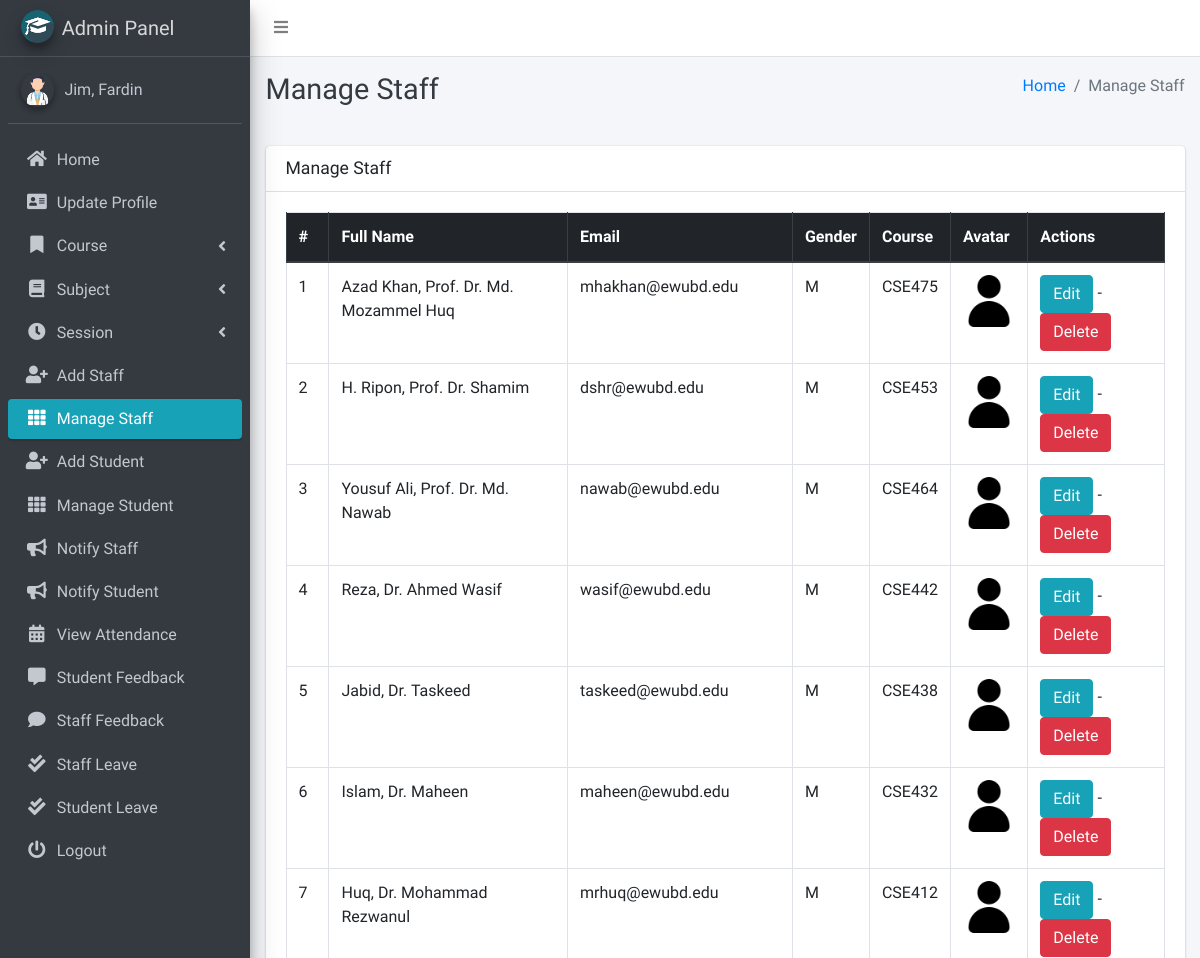
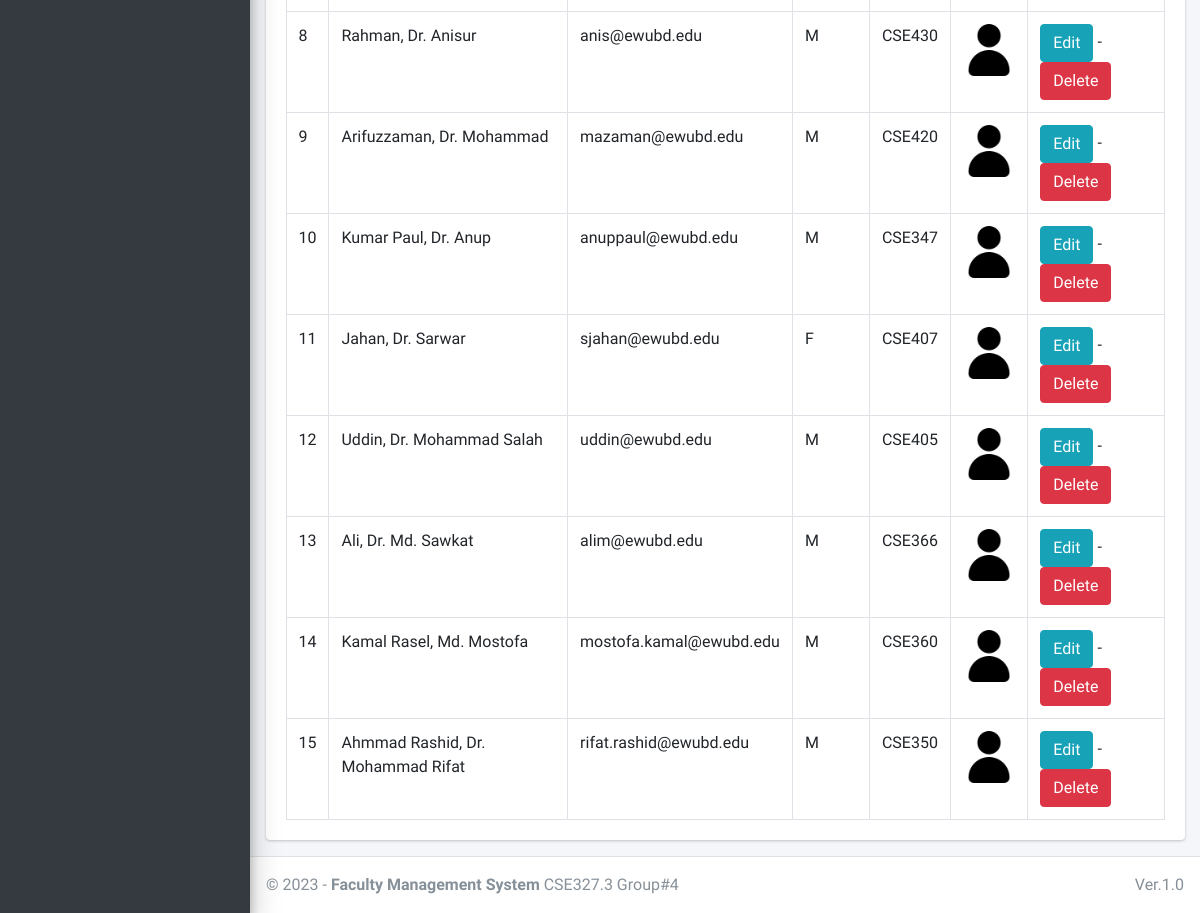
Page /staff/manage/ (signed in) on the committed database (2 pictures, top to bottom).
### main_app/models.py (models this page shows, shortened)
class CustomUser(AbstractUser):
    USER_TYPE = ((1, "HOD"), (2, "Staff"), (3, "Student"))
    GENDER = [("M", "Male"), ("F", "Female")]
    username = None  # Removed username, using email instead
    email = models.EmailField(unique=True)
    user_type = models.CharField(default=1, choices=USER_TYPE, max_length=1)
    gender = models.CharField(max_length=1, choices=GENDER)
    profile_pic = models.ImageField()
    address = models.TextField()
    fcm_token = models.TextField(default="")  # For firebase notifications
    created_at = models.DateTimeField(auto_now_add=True)
    updated_at = models.DateTimeField(auto_now=True)
    USERNAME_FIELD = "email"
    REQUIRED_FIELDS = []
    objects = CustomUserManager()
    def __str__(self):
        return self.last_name + ", " + self.first_name

class Staff(models.Model):
    course = models.ForeignKey(Course, on_delete=models.DO_NOTHING, null=True, blank=False)
    admin = models.OneToOneField(CustomUser, on_delete=models.CASCADE)

class Course(models.Model):
    name = models.CharField(max_length=120)
    created_at = models.DateTimeField(auto_now_add=True)
    updated_at = models.DateTimeField(auto_now=True)

### main_app/hod_views.py (the view)
# urls.py: path("staff/manage/", hod_views.manage_staff, name='manage_staff'),
def manage_staff(request):
    allStaff = CustomUser.objects.filter(user_type=2)
    context = {
        'allStaff': allStaff,
        'page_title': 'Manage Staff'
    }
    return render(request, "hod_template/manage_staff.html", context)

### main_app/templates/hod_template/manage_staff.html
{% extends 'main_app/base.html' %}
{% load static %}
{% block page_title %}{{page_title}}{% endblock page_title %}
{% block content %}
<section class="content">
    <div class="container-fluid">
        <div class="row">
            <div class="col-md-12">
                <div class="card">
                    <div class="card-header">
                        <h3 class="card-title">{{page_title}}</h3>
                    </div>
                    <div class="card-body">
                        <table id="example2" class="table table-bordered table-hover">
                            <thead class="thead-dark">
                                <tr>
                                    <th>#</th>
                                    <th>Full Name</th>
                                    <th>Email</th>
                                    <th>Gender</th>
                                    <th>Course</th>
                                    <th>Avatar</th>
                                    <th>Actions</th>
                                </tr>
                            </thead>
                            <tbody>
                                {% for staff in allStaff %}
                                <tr>
                                    <td>{{ forloop.counter }}</td>
                                    <td>{{staff.last_name}}, {{staff.first_name}}</td>
                                    <td>{{staff.email}}</td>
                                    <td>{{staff.gender}}</td>
                                    <td>{{staff.staff.course.name}}</td>
                                    <td>
                                        {% if staff.profile_pic == ""  %}
                                        No Image
                                        {% else %}
                                        <img class="img img-fluid mb-2" height="56" width="56"
                                            src="{{staff.profile_pic}}" alt="">
                                        {% endif %}
                                    </td>
                                    <td>
                                        <a href="{% url 'edit_staff' staff.staff.id %}" class="btn btn-info">Edit</a> -
                                        <a href="{% url 'delete_staff' staff.staff.id %}" class="btn btn-danger" onclick="return confirm('Are you sure about this ?')">Delete</a>
                                    </td>
                                </tr>
                                {% endfor %}
                            </tbody>
                        </table>
                    </div>
                </div>
            </div>
        </div>
    </div>
</section>
{% endblock content %}

### main_app/templates/main_app/sidebar_template.html (shortened to what this page needs)
{% load static %}
<aside class="main-sidebar sidebar-dark-info elevation-4">
    {% if request.user.user_type == '1' %}
    <a href="{% url 'admin_home' %}" class="brand-link">
        <img src="{% static 'dist/img/cmsl.png' %} " alt="AdminLTE Logo"
            class="brand-image img-circle elevation-3" >
        <span class="brand-text font-weight-light">Admin Panel</span>
    </a>
    <div class="sidebar">
        <div class="user-panel mt-3 pb-3 mb-3 d-flex">
            <div class="image">
                <img src="{{ request.user.profile_pic}}" class="img-circle elevation-2" alt="User Image">
            </div>
            <div class="info">
                <a href="#" class="d-block">{{user}}</a>
            </div>
        </div>
        <nav class="mt-2">
            <ul class="nav nav-pills nav-sidebar flex-column" data-widget="treeview" role="menu" data-accordion="false">
                <li class="nav-item">
                    {% url 'admin_home' as admin_home %}
                    <a href="{{admin_home}}" class="nav-link {% if admin_home == request.path %} active {% endif %}">
                        <i class="nav-icon fas fa-home"></i>
                        <p>
                            Home
                        </p>
                    </a>
                </li>
                <li class="nav-item">
                    {% url 'admin_view_profile' as admin_view_profile %}
                    <a href="{{admin_view_profile}}"
                        class="nav-link {% if admin_view_profile == request.path %} active {% endif %}">
                        <i class="nav-icon fas fa-address-card"></i>
                        <p>
                            Update Profile
                        </p>
                    </a>
                </li>
                <li class="nav-item has-treeview">
                    <a href="#" class="nav-link">
                        <i class="nav-icon fas fa-bookmark"></i>
                        <p>
                            Course
                            <i class="fas fa-angle-left right"></i>
                        </p>
                    </a>
                </li>
                <li class="nav-item has-treeview">
                    <a href="#" class="nav-link">
                        <i class="nav-icon fas fa-book"></i>
                        <p>
                            Subject
                            <i class="fas fa-angle-left right"></i>
                        </p>
                    </a>
                </li>
                <li class="nav-item has-treeview">
                    <a href="#" class="nav-link">
                        <i class="nav-icon fas fa-clock"></i>
                        <p>
                            Session
                            <i class="fas fa-angle-left right"></i>
                        </p>
                    </a>
                </li>
                <li class="nav-item">
                    {% url 'add_staff' as add_staff %}
                    <a href="{{add_staff}}" class="nav-link {% if add_staff == request.path %} active {% endif %}">
                        <i class="nav-icon fas fa-user-plus"></i>
                        <p>
                            Add Staff
                        </p>
                    </a>
                </li>
                <li class="nav-item">
                    {% url 'manage_staff' as manage_staff %}
                    {% url 'edit_staff' staff_id as edit_staff %}
                    <a href="{{manage_staff}}"
                        class="nav-link {% if manage_staff == request.path or request.path == edit_staff %} active {% endif %}">
                        <i class="nav-icon fas fa-th"></i>
                        <p>
                            Manage Staff
                        </p>
                    </a>
                </li>
                <li class="nav-item">
                    {% url 'add_student' as add_student%}
                    <a href="{{add_student}}" class="nav-link  {% if add_student == request.path %} active {% endif %}">
                        <i class="nav-icon fas fa-user-plus"></i>
                        <p>
                            Add Student
                        </p>
                    </a>
                </li>
                <li class="nav-item">
                    {% url 'manage_student' as manage_student %}
                    {% url 'edit_student' student_id as edit_student %}
                    <a href="{{manage_student}}"
                        class="nav-link  {% if edit_student == request.path or manage_student == request.path %} active {% endif %}">
                        <i class="nav-icon fas fa-th"></i>
                        <p>
                            Manage Student
                        </p>
                    </a>
                </li>
                <li class="nav-item">
                    {% url 'admin_notify_staff' as admin_notify_staff %}
                    <a href="{{admin_notify_staff}}"
                        class="nav-link {% if admin_notify_staff == request.path %} active {% endif %}">
                        <i class="nav-icon fas fa-bullhorn"></i>
                        <p>
                            Notify Staff
                        </p>
                    </a>
                </li>
                <li class="nav-item">
                    {% url 'admin_notify_student' as admin_notify_student %}
                    <a href="{{admin_notify_student}}"
                        class="nav-link {% if admin_notify_student == request.path %} active {% endif %}">
                        <i class="nav-icon fas fa-bullhorn"></i>
                        <p>
                            Notify Student
                        </p>
                    </a>
                </li>
                <li class="nav-item">
                    {% url 'admin_view_attendance' as admin_view_attendance %}
                <li class="nav-item">
                    <a href="{{admin_view_attendance}}"
                        class="nav-link  {% if admin_view_attendance == request.path %} active {% endif %}">
                        <i class="nav-icon fas fa-calendar-alt"></i>
                        <p>
                            View Attendance
                        </p>
                    </a>
                </li>
                <li class="nav-item">
                    {% url 'student_feedback_message' as student_feedback_message %}
                    <a href="{{ student_feedback_message }}"
                        class="nav-link  {% if student_feedback_message == request.path %} active {% endif %}">
                        <i class="nav-icon fas fa-comment-alt"></i>
                        <p>
                            Student Feedback
                        </p>
                    </a>
                </li>
                <li class="nav-item">
                    {% url 'staff_feedback_message' as staff_feedback_message %}
                    <a href="{{staff_feedback_message}}"
                        class="nav-link   {% if staff_feedback_message == request.path %} active {% endif %}">
                        <i class="nav-icon fas fa-comment"></i>
                        <p>
                            Staff Feedback
                        </p>
                    </a>
                </li>
                <li class="nav-item">
                    {% url 'view_staff_leave' as view_staff_leave %}
                    <a href="{{view_staff_leave}}"
                        class="nav-link  {% if view_staff_leave == request.path %} active {% endif %}">
                        <i class="nav-icon fas fa-check-double"></i>
                        <p>
                            Staff Leave
                        </p>
                    </a>
                </li>
                <li class="nav-item">
                    {% url 'view_student_leave' as view_student_leave %}
                    <a href="{% url 'view_student_leave' %}"
                        class="nav-link  {% if view_student_leave == request.path %} active {% endif %}">
                        <i class="nav-icon fas fa-check-double"></i>
                        <p>
                            Student Leave
                        </p>
                    </a>
                </li>
                                        {% endif %}
                                        <li class="nav-item">
                                            <a href="{% url 'user_logout' %}"
                                                onclick="return confirm('Your session would be terminated.\n\nProceed?')"
                                                class="nav-link">
                                                <i class="nav-icon fas fa-power-off"></i>
                                                <p>
                                                    Logout
                                                </p>
                                            </a>
                                        </li>
                                    </ul>
                                </nav>
                            </div>
</aside>

### rows in the picture
CustomUser: user.profile_pic (picture), last_name+first_name "Jim, Fardin"
CustomUser: last_name "Azad Khan", first_name "Prof. Dr. Md. Mozammel Huq", email "mhakhan@ewubd.edu", gender "M", staff.course.name "CSE475", profile_pic (picture)
CustomUser: last_name "H. Ripon", first_name "Prof. Dr. Shamim", email "dshr@ewubd.edu", gender "M", staff.course.name "CSE453", profile_pic (picture)
CustomUser: last_name "Yousuf Ali", first_name "Prof. Dr. Md. Nawab", email "nawab@ewubd.edu", gender "M", staff.course.name "CSE464", profile_pic (picture)
CustomUser: last_name "Reza", first_name "Dr. Ahmed Wasif", email "wasif@ewubd.edu", gender "M", staff.course.name "CSE442", profile_pic (picture)
CustomUser: last_name "Jabid", first_name "Dr. Taskeed", email "taskeed@ewubd.edu", gender "M", staff.course.name "CSE438", profile_pic (picture)
CustomUser: last_name "Islam", first_name "Dr. Maheen", email "maheen@ewubd.edu", gender "M", staff.course.name "CSE432", profile_pic (picture)
CustomUser: last_name "Huq", first_name "Dr. Mohammad Rezwanul", email "mrhuq@ewubd.edu", gender "M", staff.course.name "CSE412", profile_pic (picture)
CustomUser: last_name "Rahman", first_name "Dr. Anisur", email "anis@ewubd.edu", gender "M", staff.course.name "CSE430", profile_pic (picture)
CustomUser: last_name "Arifuzzaman", first_name "Dr. Mohammad", email "mazaman@ewubd.edu", gender "M", staff.course.name "CSE420", profile_pic (picture)
CustomUser: last_name "Kumar Paul", first_name "Dr. Anup", email "anuppaul@ewubd.edu", gender "M", staff.course.name "CSE347", profile_pic (picture)
CustomUser: last_name "Jahan", first_name "Dr. Sarwar", email "sjahan@ewubd.edu", gender "F", staff.course.name "CSE407", profile_pic (picture)
CustomUser: last_name "Uddin", first_name "Dr. Mohammad Salah", email "uddin@ewubd.edu", gender "M", staff.course.name "CSE405", profile_pic (picture)
CustomUser: last_name "Ali", first_name "Dr. Md. Sawkat", email "alim@ewubd.edu", gender "M", staff.course.name "CSE366", profile_pic (picture)
CustomUser: last_name "Kamal Rasel", first_name "Md. Mostofa", email "mostofa.kamal@ewubd.edu", gender "M", staff.course.name "CSE360", profile_pic (picture)
CustomUser: last_name "Ahmmad Rashid", first_name "Dr. Mohammad Rifat", email "rifat.rashid@ewubd.edu", gender "M", staff.course.name "CSE350", profile_pic (picture)

### other values in the picture
{{ page_title }} "Manage Staff"
